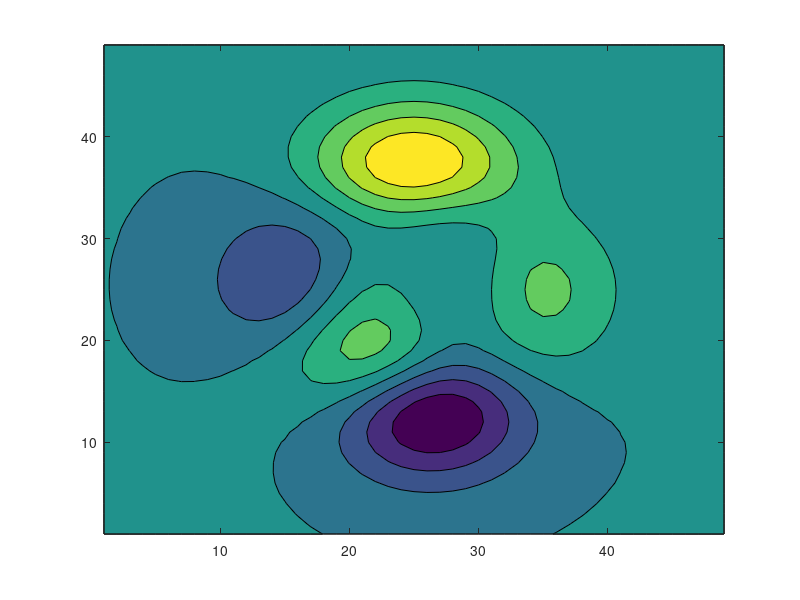

Write MATLAB code to recreate this figure. (Note: this script raises an error after producing the figure.)
close all;clear all; clc
[c1,h1]=contourf(peaks,8);
hleve=get(h1,'LevelList');
hchil = get(h1,'Children');
cont_level = zeros(1,length(hchil));
legend_entries = cell(1,length(hleve)-1);
TFtot = true(1,length(hchil));
for dd= 1:length(hchil)
    cont_level(dd) = get(hchil(dd),'userdata');
    TF = cont_level(dd)==cont_level;
    if sum(TF(:)) == 1
        TFtot(dd) = true;
    else
        TFtot(dd) = false;
    end
    if hleve(1)==cont_level(dd)
        TFtot(dd) = false;
    end
end
for kg = 1:length(hleve)-1
    legend_entries{kg} = [num2str(hleve(kg),3) '<x<' num2str(hleve(kg+1),3)];
end
[B,I]=sort(cont_level(TFtot));
B1 = hchil(TFtot);
legend(B1(I),legend_entries)